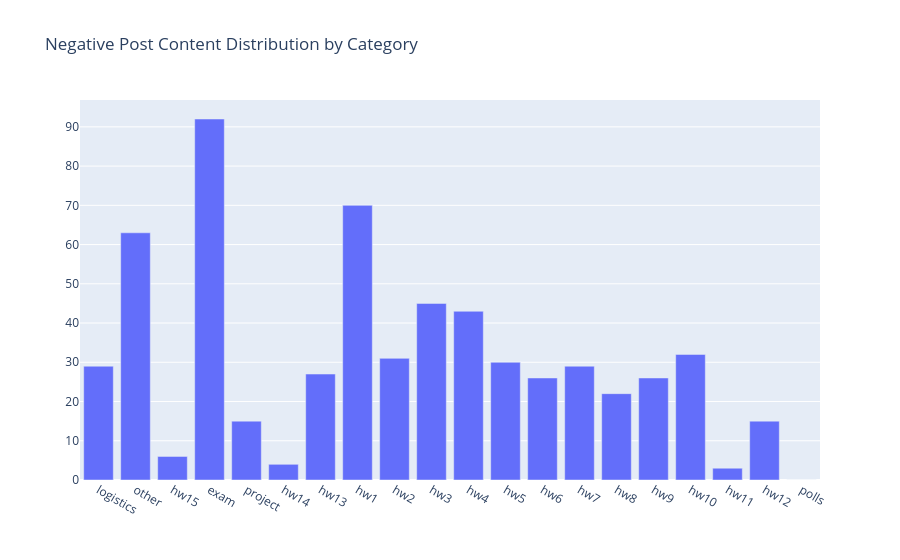

Source (notebook cell):
### Code cell
fig4 = go.Figure(data=[go.Bar(x=list(neg_post_count.keys()), y=list(neg_post_count.values()))],
               layout = go.Layout(title=go.layout.Title(text="Negative Post Content Distribution by Category")))
fig4.show()

### Figure 1 — Plotly figure (JSON) as saved in the notebook; plotly's stock layout.template omitted (floating-point values rounded to 4 significant figures)
{"data": [{"type": "bar", "x": ["logistics", "other", "hw15", "exam", "project", "hw14", "hw13", "hw1", "hw2", "hw3", "hw4", "hw5", "hw6", "hw7", "hw8", "hw9", "hw10", "hw11", "hw12", "polls"], "y": [29, 63, 6, 92, 15, 4, 27, 70, 31, 45, 43, 30, 26, 29, 22, 26, 32, 3, 15, 0]}], "layout": {"title": {"text": "Negative Post Content Distribution by Category"}}}
